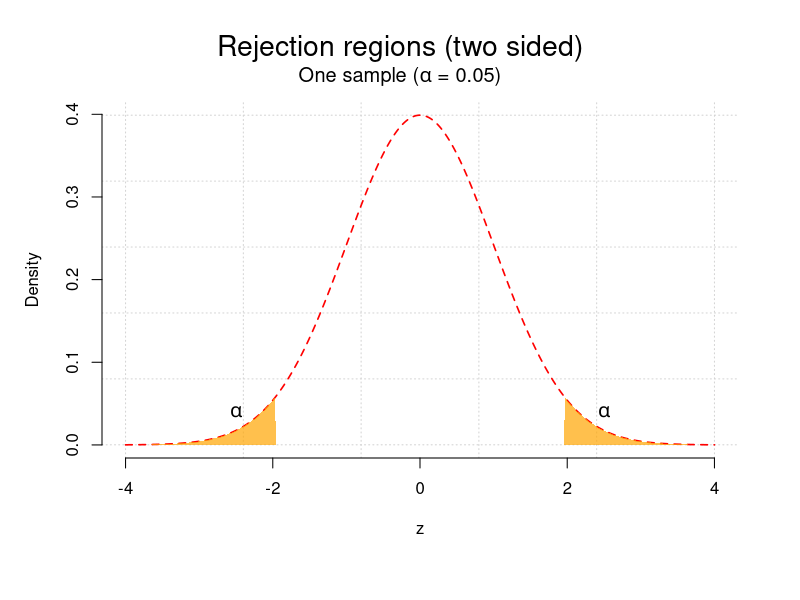
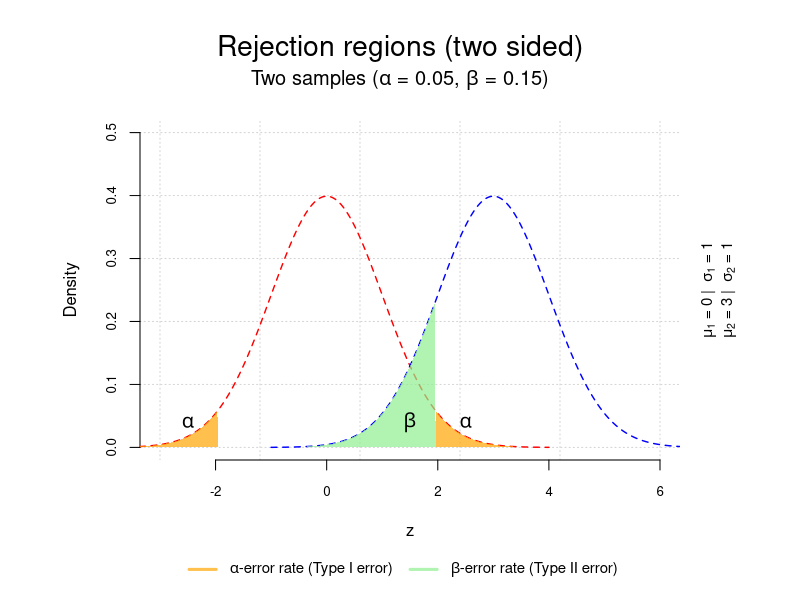
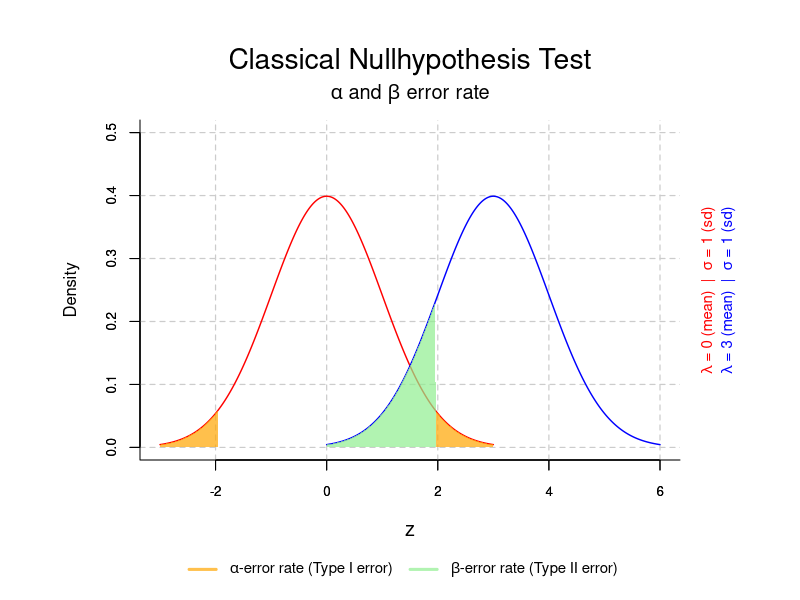

These charts were generated, in order, by the following R code:
### (C) 2005-2023 by Leo Guertler 
### R-code supplement
### to the book
###
### "Subjektive Ansichten und objektive Betrachtungen"
###
### written by Gürtler & Huber (2023)
###
### All R-code is published under the GPL v3 license:
###
### https://www.gnu.org/licenses/gpl-3.0.en.html
###
### except for 'borrowed' code - see links and references.
### For this R-code the original license of the respective
### authors is valid.
###
### R-code published on
###
### https://osdn.net/projects/mixedmethod-rcode
### https://github.com/abcnorio/mixedmethod-rcode



# file:
# ptII_quan_classicstats_NHST_nulldist.r

# location:
# chap. 4 [4.5.8]
# Die Wahrscheinlichkeit von Daten als Basis von Testentscheidungen


N <- 1000
crit.alpha <- 0.05
w <- c(-4,4)
sek <- seq(w[1],w[2],length.out=N)
pop.mw <- 0
pop.sd <- 1
sek.dnv <- dnorm(sek, mean=pop.mw, sd=pop.sd)

cols <- c("#FFA500B2","#90EE90B2")

# plot one curve
par(oma=c(2,1,1,1), "cex.axis"=1, bty="l")
plot(sek, sek.dnv, type="l", bty="n", pre.plot=grid(), col="red", xlab="z", ylab="Density", lty=2, lwd=1.6)
q.ca.low <- qnorm(crit.alpha/2, lower.tail=TRUE)
q.ca.up <- qnorm(crit.alpha/2, lower.tail=FALSE)
# crit alpha
polygon(x=c(sek[sek <= q.ca.low],q.ca.low,-3,-3), y=c(sek.dnv[sek <= q.ca.low],0,0,sek.dnv[1]), col=cols[1], border=NA)
polygon(x=c(q.ca.up,sek[sek >= q.ca.up],3,3), y=c(0,sek.dnv[sek >= q.ca.up],sek.dnv[N],0), col=cols[1], border=NA)
mtext("Rejection regions (two sided)", outer=TRUE, line=-2, cex=1.7, side=3)
mtext(eval(substitute(expression(paste("One sample (",alpha," = ",crit.alpha,")",sep="")),list(crit.alpha=crit.alpha))), outer=TRUE, line=-3.5, cex=1.2, side=3)
#error rates
text(x=-2.5,y=0.04,expression(alpha), cex=1.2)
text(x=2.5,y=0.04,expression(alpha), cex=1.2)


# plot 2 curves
# two-sided case
digits <- 2
par(mar=c(5,6,5,5), oma=c(2,1,1,1), cex.axis=0.8)
#par(oma=c(2,1,1,1), "cex.axis"=1, bty="l")
plot(c(-3,6),c(0,0.5), type="n", bty="n", pre.plot=grid(), xlab="z", ylab="Density")
lines(sek, sek.dnv, type="l", col="red", lty=2, lwd=1.4)
#crit alpha
polygon(x=c(sek[sek <= q.ca.low],q.ca.low,-3,-3), y=c(sek.dnv[sek <= q.ca.low],0,0,sek.dnv[1]), col=cols[1], border=NA)
polygon(x=c(q.ca.up,sek[sek >= q.ca.up],3,3), y=c(0,sek.dnv[sek >= q.ca.up],sek.dnv[N],0), col=cols[1], border=NA)
#second curve
ncp <- 3
pop.sd2 <- pop.sd
sek2 <- sek+ncp
lines(sek2, sek.dnv, type="l", col="blue", lty=2, lwd=1.4)
#crit beta
polygon(x=c(sek2[sek2 <= q.ca.up],q.ca.up,sek2[1]), y=c(sek.dnv[sek2 <= q.ca.up],sek.dnv[sek2==q.ca.up],0,0), col=cols[2], border=NA)
mtext("Rejection regions (two sided)", outer=TRUE, line=-2, cex=1.7, side=3)
betaerr <- pnorm(q=qnorm((1-crit.alpha/2),mean=pop.mw,sd=pop.sd), mean=ncp, sd=pop.sd2)
mtext(eval(substitute(expression(paste("Two samples (",alpha," = ",crit.alpha,", ",beta," = ",betaerr,")",sep="")),list(crit.alpha=crit.alpha,betaerr=round(betaerr,digits)))), outer=TRUE, line=-3.7, cex=1.2, side=3)
#error rates
text(x=-2.5,y=0.04,expression(alpha), cex=1.2)
text(x=2.5,y=0.04,expression(alpha), cex=1.2)
text(x=1.5,y=0.04,expression(beta), cex=1.2)
#numbers at the right side
mtext(eval(substitute(expression(paste(mu[1]," = ",pop.mw," |  ",sigma[1]," = ",pop.sd,"")),
      list(pop.mw=pop.mw, pop.sd=pop.sd ))) , 4, line=1, cex=0.9)
mtext(eval(substitute(expression(paste(mu[2]," = ",pop.mw2," |  ",sigma[2]," = ",pop.sd,"")),
      list(pop.mw2=pop.mw+ncp, pop.sd=pop.sd ))) , 4, line=2, cex=0.9)

# add a nice legend with information
par(fig=c(0, 1, 0, 1), oma=c(0, 0, 0, 0), mar=c(0, 0, 0, 0), new=TRUE)
plot(0, 0, type="n", bty="n", xaxt="n", yaxt="n")
lwd.width <- 3
legend("bottom", legend=c(expression(paste(alpha,"-error rate (Type I error)")),
                          expression(paste(beta,"-error rate (Type II error)")) ),
       xpd=TRUE, horiz=TRUE, inset=c(0,0), y.intersp=2.4,
       col=cols, lty=1, lwd=lwd.width, bty="n", cex=0.9) 
						   
						   


						   
#### NOT RUN (but works)
N <- 1000
crit.alpha <- 0.05
sek <- seq(-3,3,length.out=N)
sek.dnv <- dnorm(sek, mean=0, sd=1)
cols <- c("red","darkgreen","magenta","orange","lightgreen","violet")
cols.rgb <- col2rgb(cols[4:6])/255
cols
cols.rgb
 
x.range <- c(-3,6)
y.range <- c(0,0.5)
q.ca.low <- qnorm(crit.alpha/2, lower.tail=TRUE)
q.ca.up <- qnorm(crit.alpha/2, lower.tail=FALSE)
  

# plot 2 curves
par(mar=c(5,6,5,5), oma=c(2,1,1,1), cex.axis=0.8)
plot(x.range, y.range, type="n", xlab="", ylab="Density", bty="l", main="")
grid(col="grey80", lwd=1.2, lty=2)

#curve 1
lines(sek, sek.dnv, type="l", col=rgb(1,0,0), lty=1, lwd=1.4)

#crit alpha
#"#FFA500B2"
polygon(x=c(sek[sek <= q.ca.low],q.ca.low,-3,-3), y=c(sek.dnv[sek <= q.ca.low],0,0,sek.dnv[1]), col=rgb(cols.rgb[1,1],cols.rgb[2,1],cols.rgb[3,1],0.7), border=NA)
polygon(x=c(q.ca.up,sek[sek >= q.ca.up],3,3), y=c(0,sek.dnv[sek >= q.ca.up],sek.dnv[N],0), col=rgb(cols.rgb[1,1],cols.rgb[2,1],cols.rgb[3,1],0.7), border=NA)

ncp <- 3
sek2 <- sek+ncp
lines(sek2, sek.dnv, type="l", col=rgb(0,0,1), lty=1, lwd=1.4)
#crit beta
#"#90EE90B2"
polygon(x=c(sek2[sek2 <= q.ca.up],q.ca.up,sek2[1]), y=c(sek.dnv[sek2 <= q.ca.up],sek.dnv[sek2==q.ca.up],0,0), col=rgb(cols.rgb[1,2],cols.rgb[2,2],cols.rgb[3,2],0.7), border=NA)

axis(2)
axis(1)
 
mtext(expression(paste("Classical Nullhypothesis Test",sep="")), 3, line=2, cex=1.7)
mtext(expression(paste(alpha," and ",beta," error rate")), 3, line=0.6, cex=1.2)
mtext(expression(paste("z")), 1, line=3, cex=1.2)

# add a nice legend with information
pop.mw <- 0
pop.sd <- 1

 mtext(eval(substitute(expression(paste(lambda," = ",pop.mw," (mean)  |  ",sigma," = ",pop.sd," (sd)")),
       list(pop.mw=pop.mw, pop.sd=pop.sd ))) , 4, line=1, cex=0.9, col=rgb(1,0,0))
 mtext(eval(substitute(expression(paste(lambda," = ",pop.mw2," (mean)  |  ",sigma," = ",pop.sd," (sd)")),
       list(pop.mw2=pop.mw+ncp, pop.sd=pop.sd ))) , 4, line=2, cex=0.9, col=rgb(0,0,1))

 par(fig=c(0, 1, 0, 1), oma=c(0, 0, 0, 0), mar=c(0, 0, 0, 0), new=TRUE)
 plot(0, 0, type="n", bty="n", xaxt="n", yaxt="n")
# add a nice legend with information
lwd.width <- 3
legend("bottom", legend=c(expression(paste(alpha,"-error rate (Type I error)")),
                           expression(paste(beta,"-error rate (Type II error)"))
#                           expression(paste("p(",delta," | D" ["1"] ,", D" ["2"] ,", I)"))
			    ),
                           xpd=TRUE, horiz=TRUE, inset=c(0,0), y.intersp=2.4,
                           col=c(rgb(cols.rgb[1,1],cols.rgb[2,1],cols.rgb[3,1],0.7), rgb(cols.rgb[1,2],cols.rgb[2,2],cols.rgb[3,2],0.7)),
                           lty=1, lwd=lwd.width, bty="n", cex=0.9) 


                           
